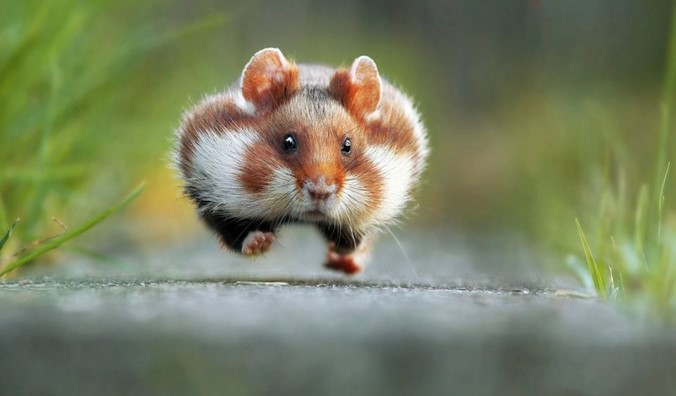
#> input picture demo_2.jpg, 676 x 396 px
$ jupyter execute --allow-errors 'Day-14 External Libraries.ipynb'
#> lines starting #> are read from the running program, lines starting #| are printed output that depends on the picture; after the words box and inside, x2 and y2 are one past the last pixel; in counts of white or black regions, pixels touching at a corner belong together
[cell 1]
#numpy - working n dimensional arrays
#Beatifulsoup - web scrapping

[cell 2]
a = [1,2,3,4]
b = [5,6,7,8]

[cell 3]
import numpy as np

arr1 = np.array(a)
arr2 = np.array(b)

[cell 4]
print(a)
print(arr1)

[cell 5]
c = a+b
c

[cell 6]
arr3 = arr1 +arr2
print(arr3)            # acts as matrix

[cell 7]
# shapes of numpy array
print(arr1.shape)

[cell 8]
arr1 = np.array([[1,2,3,4],[5,6,7,8]])
print(arr1)

[cell 9]
print(arr1.shape)         # acts as matrix

[cell 10]
arr1 = np.array([[[1,2,3,4],[5,6,7,8]],[[1,2,3,4],[5,6,7,8]]])
print(arr1.shape)

[cell 11]
arr1=np.zeros((3,3))            #creates 3*3 matrix using zeros
print(arr1)

[cell 12]
arr1=np.ones((3,3))              #creates 3*3 matrix using ones
print(arr1)

[cell 13]
print(arr1[0][0])

[cell 14]
arr1=np.arange(1,100,5)
print(arr1)

[cell 15]
# points with equi distance within a small range
points = np.linspace(1,2,10)

[cell 16]
print(points)

[cell 17]
points = np.linspace(1,2,100)
print(points)

[cell 18]
import imageio.v2 as imageio

pic = imageio.imread('demo_2.jpg')
#> pic is the input picture: shape (396, 676, 3); mean R, G, B 121.8, 129.2, 98.7
print(pic)
#> (printed output is left out)

[cell 19]
print(pic.shape)
#| (396, 676, 3)

[cell 20]
v=(pic[:,1,:3])
#> v = 396 rows, first 8: [102, 132, 62], [102, 132, 62], [102, 132, 62], [102, 132, 62], [103, 133, 63], [103, 133, 63], [103, 133, 63], [103, 133, 63]
print(v)
#> (printed output is left out)

[cell 21]
import matplotlib.pyplot as plt
plt.figure(figsize=(12,16))
plt.imshow(pic)
plt.show()

[cell 22]
pic[0:100] = [255,0,0]
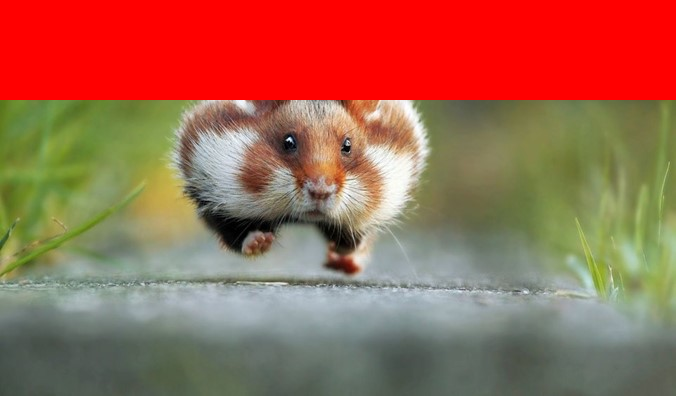
#> pic: shape (396, 676, 3); mean R, G, B 160.4, 100.9, 80
pic[100:300] = [255,255,0]
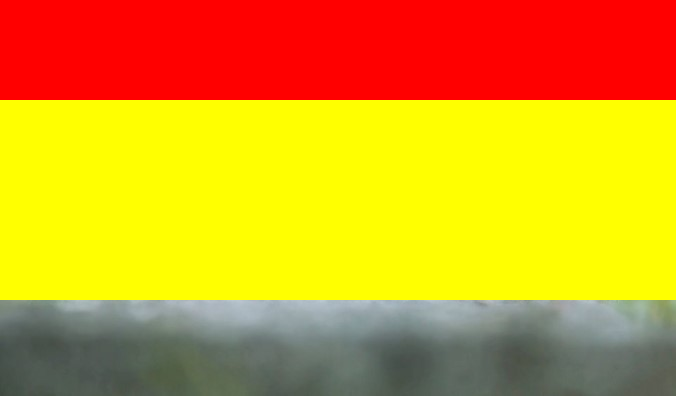
#> pic: shape (396, 676, 3); mean R, G, B 219.5, 158, 27.5
pic[300:400] = [255,0,0]
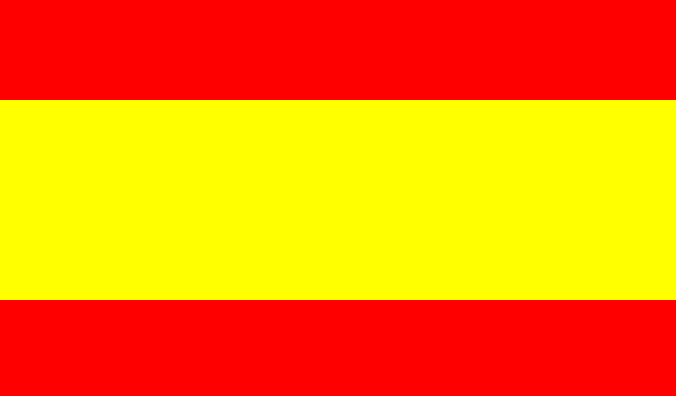
#> pic: shape (396, 676, 3); mean R, G, B 255, 128.8, 0

[cell 23]
plt.figure(figsize=(12,16))
plt.imshow(pic)
plt.show()

[cell 24]
gray = lambda img: np.dot(img[...],[0.299,0.587,0.114])

wb = gray(pic)
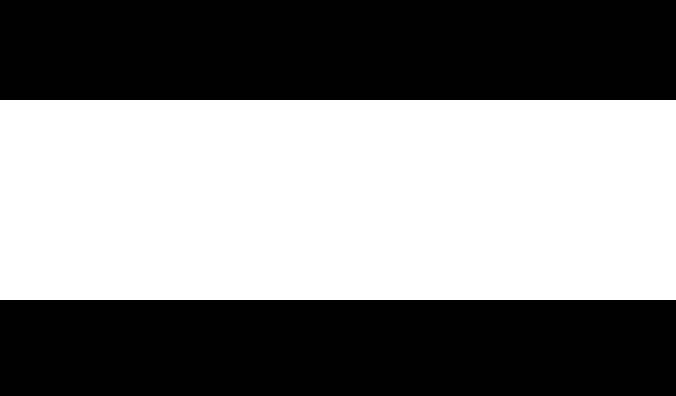
#> wb: shape (396, 676) float64; values 76.24 (black) and 225.9 (white), 50.5% white; 2 black regions, box (x1, y1, x2, y2) and area: (0, 0, 676, 100) 67600, (0, 300, 676, 396) 64896

plt.figure(figsize=(12,10))
plt.imshow(wb, cmap=plt.get_cmap(name='gray'))
plt.show()

[cell 25]
import requests
from bs4 import BeautifulSoup as soup

[cell 26]
def getSource(url):
    r = requests.get(url, verify=False)
    if r.status_code == 200:
        html = soup(r.text,'html.parser')
        return html
    else:
        return "unable to download"

getSource("https://infatica.io/blog/web-crawling-vs-web-scraping/")
#> (the call stopped at in getSource, `r = requests.get(url, verify=False)`: the network is not available in this run)

[cell 27]
def getImages(html):
    images = html.find_all('img')
    if images:
        return images
    else:
        return []

[cell 28]
def main():
    url = 'https://infatica.io/blog/web-crawling-vs-web-scraping/'
    html = getSource(url)
    images = getImages(html)
    print(images)

[cell 29]
main()
#> (the call stopped at in getSource, `r = requests.get(url, verify=False)`: the network is not available in this run)

[cell 30]
def main():
    import shutil
    url = 'https://infatica.io/blog/web-crawling-vs-web-scraping/'
    html = getSource(url)
    images = getImages(html)
    if images:
        for image in images:
            src = image.get('src')
            if src.startswith('https://infatica.io'):
                r = requests.get(src,stream=True,verify = False)
                if r.status_code == 200:
                    r.raw.decode_content = True
                    #https://infatica.io/blog/web-crawling-vs-web-scraping/        Web-Crawling vs Web-Scraping EXPLAINED
                    filename = src.split('/')[-1]
                    f = open(filename, 'wb')
                    print(filename)
                    shutil.copyfileobj(r.raw,f)
                    f.close()
main()
#> (the call stopped at in getSource, `r = requests.get(url, verify=False)`: the network is not available in this run)
